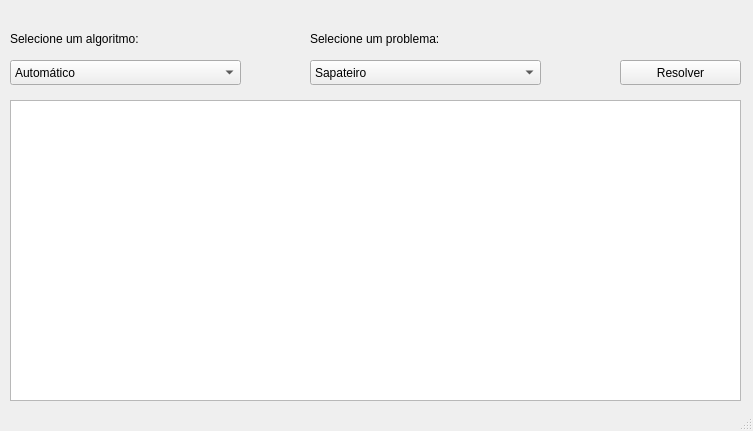
<?xml version="1.0" encoding="UTF-8"?>
<ui version="4.0">
 <class>View</class>
 <widget class="QMainWindow" name="View">
  <property name="geometry">
   <rect>
    <x>0</x>
    <y>0</y>
    <width>753</width>
    <height>431</height>
   </rect>
  </property>
  <property name="windowTitle">
   <string>Otimizações com Gurobi</string>
  </property>
  <widget class="QWidget" name="centralwidget">
   <widget class="QLabel" name="label">
    <property name="geometry">
     <rect>
      <x>10</x>
      <y>30</y>
      <width>181</width>
      <height>17</height>
     </rect>
    </property>
    <property name="text">
     <string>Selecione um algoritmo:</string>
    </property>
   </widget>
   <widget class="QComboBox" name="cbAlgorithm">
    <property name="geometry">
     <rect>
      <x>10</x>
      <y>60</y>
      <width>231</width>
      <height>25</height>
     </rect>
    </property>
    <item>
     <property name="text">
      <string>Automático</string>
     </property>
    </item>
    <item>
     <property name="text">
      <string>Primal Simplex</string>
     </property>
    </item>
    <item>
     <property name="text">
      <string>Dual Simplex</string>
     </property>
    </item>
    <item>
     <property name="text">
      <string>Barrier</string>
     </property>
    </item>
    <item>
     <property name="text">
      <string>Concurrent</string>
     </property>
    </item>
    <item>
     <property name="text">
      <string>Deterministic concurrent</string>
     </property>
    </item>
    <item>
     <property name="text">
      <string>Deterministic concurrent simplex</string>
     </property>
    </item>
   </widget>
   <widget class="QLabel" name="label_2">
    <property name="geometry">
     <rect>
      <x>310</x>
      <y>30</y>
      <width>191</width>
      <height>17</height>
     </rect>
    </property>
    <property name="text">
     <string>Selecione um problema:</string>
    </property>
   </widget>
   <widget class="QComboBox" name="cbProblem">
    <property name="geometry">
     <rect>
      <x>310</x>
      <y>60</y>
      <width>231</width>
      <height>25</height>
     </rect>
    </property>
    <item>
     <property name="text">
      <string>Sapateiro</string>
     </property>
    </item>
    <item>
     <property name="text">
      <string>Fábrica de produtos</string>
     </property>
    </item>
    <item>
     <property name="text">
      <string>Rede de TV</string>
     </property>
    </item>
    <item>
     <property name="text">
      <string>Fábrica de cintos</string>
     </property>
    </item>
    <item>
     <property name="text">
      <string>Racionalização de recursos</string>
     </property>
    </item>
   </widget>
   <widget class="QTextEdit" name="solutionPnael">
    <property name="geometry">
     <rect>
      <x>10</x>
      <y>100</y>
      <width>731</width>
      <height>301</height>
     </rect>
    </property>
   </widget>
   <widget class="QPushButton" name="btnSolve">
    <property name="geometry">
     <rect>
      <x>620</x>
      <y>60</y>
      <width>121</width>
      <height>25</height>
     </rect>
    </property>
    <property name="text">
     <string>Resolver</string>
    </property>
   </widget>
  </widget>
  <widget class="QStatusBar" name="statusbar"/>
  <action name="actionSair">
   <property name="text">
    <string>Sair</string>
   </property>
  </action>
 </widget>
 <resources/>
 <connections/>
</ui>
